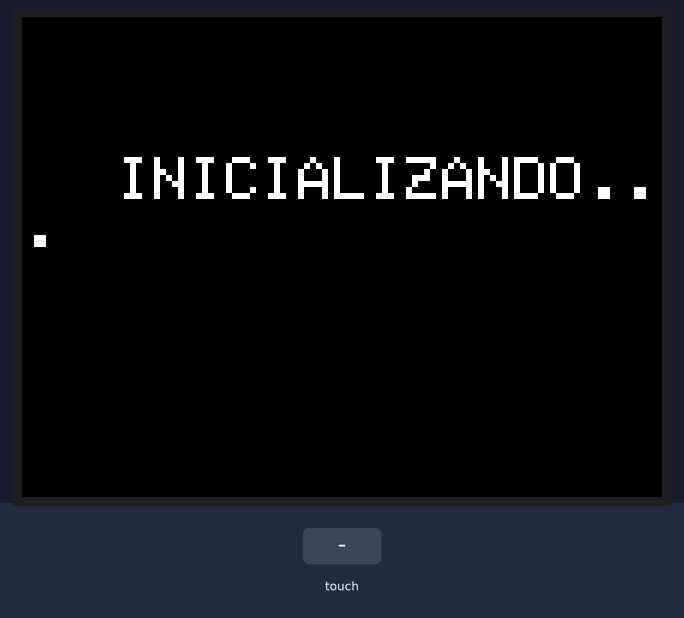
The sketch below on a simulated Arduino Uno, built with avr-gcc and run on an emulated ATmega328P. Shown: 320×240 colour display. Inputs (shaded band) come from the test bench. The local clock reads 2024-03-15 10:24:30 at power-on unless the sketch sets it.

Above: at 0.3 s.
At 2.0 s:
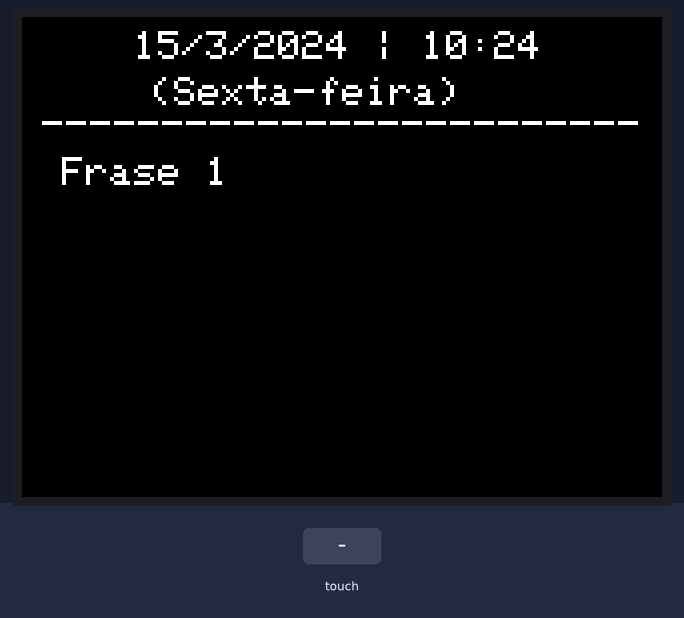
2.1 s: touch panel pressed at 13 % / 10 % of its raw x / y range
Timing chart, 0 to 5.1 s (numbered marks = the images above; inputs shaded):
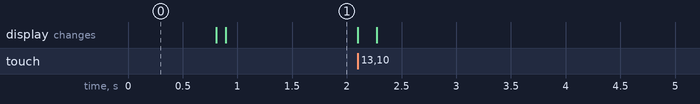

The sketch:

box_message.ino
```cpp
#include <MCUFRIEND_kbv.h>
#include <String.h>
#include <Wire.h>
#include "RTClib.h"
#include <TouchScreen.h>
MCUFRIEND_kbv tft;
RTC_DS1307 rtc;

//declaração de variaveis globais
int dia = 0,dia_ant=-1;
int i = 0; int d = 0;
char daysOfTheWeek[7][14] = {"Domingo", "Segunda-feira", "Terca-feira", "Quarta-feira", "Quinta-feira", "Sexta-feira", "Sabado"};

//função que vai printar frases
void frase(int dia){
  char *frases[]={
    "Frase 1",
    "Frase 2",
    "Frase 3",
    "Frase n"
  };
  tft.setCursor(20,70);
  tft.print(frases[dia]);
}

//Definir cores que poderao ser utilizadas
#define VERDE 0x07E0
#define PRETO 0x0
#define BRANCO 0xFFFF
#define AZUL 0x07FF
#define AMARELO 0xFFE0
#define RED 0xF800
//pinos touch
#define XP 6
#define XM A2
#define YP A1
#define YM 7
// limites do touch
#define TS_LEFT 185
#define TS_RT 208
#define TS_TOP 934
#define TS_BOT 185
#define MINPRESSURE 5 // Pressao min
#define MAXPRESSURE 2000 // Pressao max

TouchScreen ts = TouchScreen(XP,YP,XM,YM,300);

bool pressionado = false;
int posX, posY,bot=0;

//funcao booleana para obter o toque
bool obterToque(void){
  TSPoint p = ts.getPoint();
  pinMode(YP, OUTPUT);
  pinMode(XM, OUTPUT);
  digitalWrite(YP, HIGH);
  digitalWrite(XM, HIGH);
  bool pressed = (p.z > MINPRESSURE);
  if (pressed) {
        posX = map(p.y, TS_LEFT, TS_RT, 0, 320);
        posY = map(p.x, TS_TOP, TS_BOT , 0, 240);
        return true;
    }
    return false;
}

void setup() {
  Serial.begin(57600);
  if(! rtc.begin()){
    Serial.println("Couldn't find RTC");
    while (1);
  }
  //A linha abaixo ajusta o relogio, descomente e atualize apenas na primeira vez que carregar o codigo.
  //rtc.adjust(DateTime(2019, 10, 8, 18, 11, 0));
  Serial.begin(9600);
  tft.begin(0x1289);
  tft.setRotation(1);
  tft.fillScreen(PRETO);
  tft.setCursor(30,70);
  tft.setTextColor(BRANCO);
  tft.setTextSize(3);
  tft.print(" INICIALIZANDO...  ");
  delay(500);
  tft.fillScreen(PRETO);
}

//funcao que recebe o local do toque e mostra mensagens anteriores e proximas
void local_toque(int toque){
  if(toque){
    if(posX<1999)
        bot = 1;
    if(posX>7001)
        bot = 2;
    if(posX<7000 && posX>2000)
        bot = 3;
  }
  if(bot==3){
    tft.fillScreen(PRETO);
    frase(dia);
  }
  if(bot==1){
    tft.fillScreen(PRETO);
    dia_ant+=1;
    tft.setCursor(20,60);
    if(dia_ant<dia)
      frase(dia_ant);
    else
      tft.print("Calma, a proxima mensagem so pode ser vista amanha");
    while(obterToque()!=true)
      toque = obterToque();
  }
  if(bot==2){
    tft.fillScreen(PRETO);
    tft.setCursor(20,60);
    dia_ant-=1;
    if(dia_ant>=0)
      frase(dia_ant);
    while(obterToque()!=true)
      toque = obterToque();
  }
  bot=0;
}

void loop() {
  bool toque;
  int last;
  tft.fillScreen(PRETO);
  tft.setTextSize(2);
  DateTime now = rtc.now();
  last = now.second();
  if(dia_ant<0 || now.hour()==00)
    dia_ant=dia;
    tft.setCursor(56,7);
    tft.print(now.day());
    tft.print('/');
    tft.print(now.month());
    tft.print('/');
    tft.print(now.year());
    tft.print(" | ");
    tft.print(now.hour());
    tft.print(':');
    tft.print(now.minute());
    tft.setCursor(52,30);
    tft.print(" (");
    tft.print(daysOfTheWeek[now.dayOfTheWeek()]);
    tft.println(") ");
    tft.setCursor(10,40);
    tft.print("_________________________");
    tft.println();
    if(now.hour() == 00)
     dia +=1;
   frase(dia);
    while(last<59){
      DateTime now = rtc.now();
      last = now.second();
      toque = obterToque();
      local_toque(toque);
      if(toque==true)
      break;
  }
}
```
